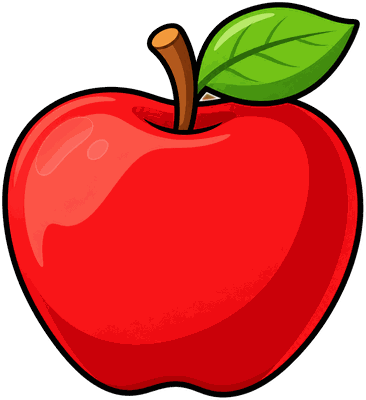
#> input picture assets/props/apple.png, 366 x 400 px; its folder holds only this picture in this run
$ python props_sheet.py ../assets/props/apple.png
#> lines starting #> are read from the running program, lines starting #| are printed output that depends on the picture
# -*- coding: utf-8 -*-
"""Asset sheets of the props (for reviewers; not used by the app).

docs/assets_sheets/A2_props.jpg        every prop with its file name
docs/assets_sheets/A5_props_matte.jpg  before / after of the props changed since a git revision (default HEAD):
                                       left = before, right = now
usage: python tools/props_sheet.py [--since <rev>]
"""
import os, sys, glob, subprocess, io
from PIL import Image, ImageDraw, ImageFont

ROOT = os.path.dirname(os.path.dirname(os.path.abspath(__file__)))
OUT = os.path.join(ROOT, 'docs', 'assets_sheets')
BG = (250, 246, 238)
INK = (43, 33, 24)


def font(sz):
    for f in ('C:/Windows/Fonts/arial.ttf', '/System/Library/Fonts/Helvetica.ttc', '/usr/share/fonts/truetype/dejavu/DejaVuSans.ttf'):
        try:
            return ImageFont.truetype(f, sz)
        except Exception:
            pass
    return ImageFont.load_default()


def cell(im, s):
    im = im.convert('RGBA'); im.thumbnail((s - 8, s - 8), Image.LANCZOS)
    c = Image.new('RGB', (s, s), (255, 255, 255))
    c.paste(im, ((s - im.width) // 2, (s - im.height) // 2), im)
    ImageDraw.Draw(c).rectangle((0, 0, s - 1, s - 1), outline=(60, 60, 60))
    return c


def all_props():
    files = sorted(glob.glob(os.path.join(ROOT, 'assets', 'props', '*.png')))
    s, cols, lab = 150, 10, 34
    rows = (len(files) + cols - 1) // cols
    S = Image.new('RGB', (cols * (s + 12) + 12, rows * (s + lab) + 12), BG)
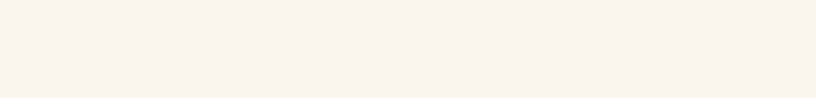
#> S: PIL image 1632x196 RGB (shown at 1/2 size); mean R, G, B 250, 246, 238
    d = ImageDraw.Draw(S); f = font(17)
    for i, p in enumerate(files):
        r, c = divmod(i, cols)
        x, y = 12 + c * (s + 12), 12 + r * (s + lab)
        S.paste(cell(Image.open(p), s), (x, y))
#> in cell, im is the input picture: PIL image 366x400 RGBA; mean R, G, B, A 146.2, 28.7, 18.5, 184.8
#> in cell, `im.thumbnail((s - 8, s - 8), Image.LANCZOS)`:
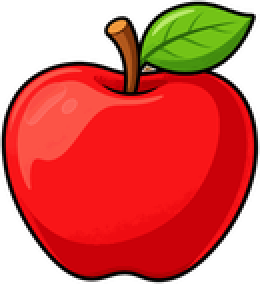
#> im: PIL image 130x142 RGBA (shown 2 times larger); mean R, G, B, A 146.5, 28.9, 18.5, 184.8; transparent parts drawn white
#> in cell, `c = Image.new('RGB', (s, s), (255, 255, 255))`: c: PIL image 150x150 RGB; every value is 255
#> in cell, `c.paste(im, ((s - im.width) // 2, (s - im.height) // 2), im)`:
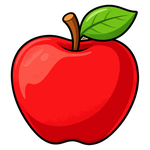
#> c: PIL image 150x150 RGB; mean R, G, B 222.7, 126.2, 117.7
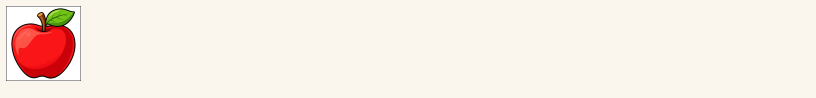
#> S: PIL image 1632x196 RGB (shown at 1/2 size); mean R, G, B 247.7, 237.2, 229.2
        d.text((x + 2, y + s + 6), os.path.basename(p), fill=INK, font=f)
    S.save(os.path.join(OUT, 'A2_props.jpg'), quality=86)
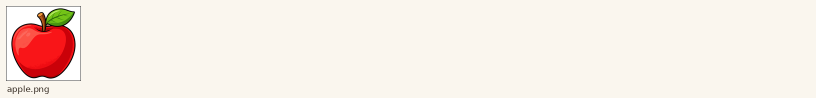
#> saved as A2_props.jpg: PIL image 1632x196 RGB (shown at 1/2 size); mean R, G, B 247.5, 237, 229
    print('A2_props.jpg', len(files))


def before_after(rev):
    out = subprocess.run(['git', 'diff', '--name-only', rev, '--', 'assets/props'], cwd=ROOT, capture_output=True, text=True).stdout.split()
    if not out:
        print('no prop changed since', rev)
        return
    s, cols, lab = 150, 4, 34
    rows = (len(out) + cols - 1) // cols
    S = Image.new('RGB', (cols * (2 * s + 30) + 12, rows * (s + lab) + 12), BG)
    d = ImageDraw.Draw(S); f = font(17)
    for i, rel in enumerate(sorted(out)):
        old = Image.open(io.BytesIO(subprocess.run(['git', 'show', rev + ':' + rel], cwd=ROOT, capture_output=True).stdout))
        new = Image.open(os.path.join(ROOT, rel))
        r, c = divmod(i, cols)
        x, y = 12 + c * (2 * s + 30), 12 + r * (s + lab)
        S.paste(cell(old, s), (x, y)); S.paste(cell(new, s), (x + s + 4, y))
        d.text((x + 2, y + s + 6), os.path.basename(rel) + '  before | after', fill=INK, font=f)
    S.save(os.path.join(OUT, 'A5_props_matte.jpg'), quality=84)
    print('A5_props_matte.jpg', len(out))


if __name__ == '__main__':
    all_props()
    before_after(sys.argv[sys.argv.index('--since') + 1] if '--since' in sys.argv else 'HEAD')
#> (the call stopped at in before_after, `out = subprocess.run(['git', 'diff', '--name-only', rev, '--', 'assets..`: subprocess is not available in this run)

$ run again, on assets/props/basket.png
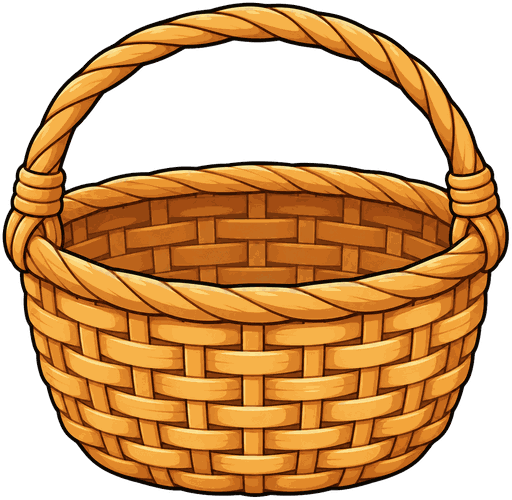
#> input picture assets/props/basket.png, 512 x 500 px
#> in cell, im is the input picture: PIL image 512x500 RGBA; mean R, G, B, A 117.7, 73.8, 27.4, 159.1
#> im: PIL image 142x139 RGBA
#> in cell, `c.paste(im, ((s - im.width) // 2, (s - im.height) // 2), im)`:
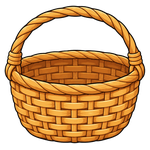
#> c: PIL image 150x150 RGB; mean R, G, B 217.5, 179.2, 138.6
#> in all_props, `S.save(os.path.join(OUT, 'A2_props.jpg'), quality=86)`:
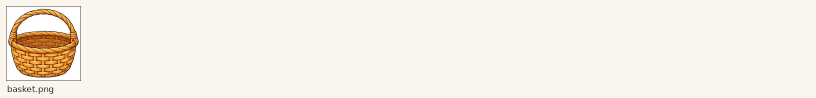
#> saved as A2_props.jpg: PIL image 1632x196 RGB (shown at 1/2 size); mean R, G, B 247.1, 240.7, 230.4

$ run again, on assets/props/battery.png
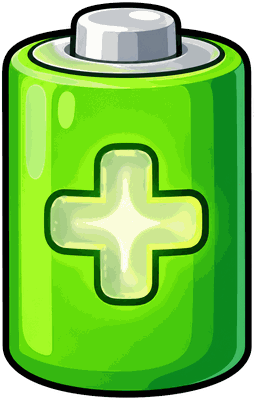
#> input picture assets/props/battery.png, 254 x 400 px
#> in cell, im is the input picture: PIL image 254x400 RGBA; mean R, G, B, A 94.2, 165.6, 50.7, 227.7
#> im: PIL image 90x142 RGBA
#> in cell, `c.paste(im, ((s - im.width) // 2, (s - im.height) // 2), im)`:
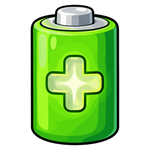
#> c: PIL image 150x150 RGB; mean R, G, B 178.9, 219.4, 154.1
#> in all_props, `S.save(os.path.join(OUT, 'A2_props.jpg'), quality=86)`:
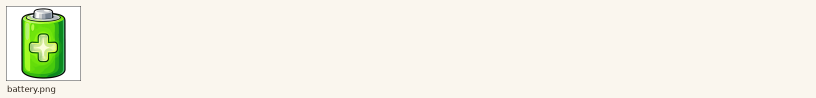
#> saved as A2_props.jpg: PIL image 1632x196 RGB (shown at 1/2 size); mean R, G, B 244.4, 243.5, 231.5

$ run again, on assets/props/beachball.png
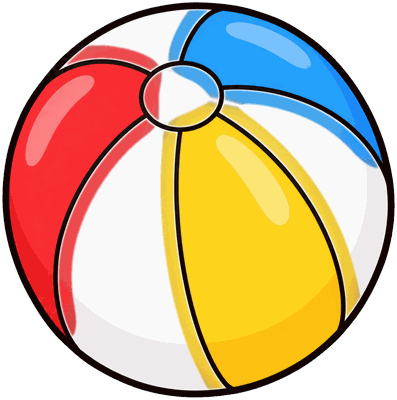
#> input picture assets/props/beachball.png, 397 x 400 px
#> in cell, im is the input picture: PIL image 397x400 RGBA; mean R, G, B, A 153.4, 127.1, 94.9, 195.2
#> im: PIL image 141x142 RGBA
#> in cell, `c.paste(im, ((s - im.width) // 2, (s - im.height) // 2), im)`:
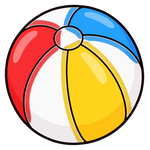
#> c: PIL image 150x150 RGB; mean R, G, B 217.1, 193.8, 165
#> in all_props, `S.save(os.path.join(OUT, 'A2_props.jpg'), quality=86)`:
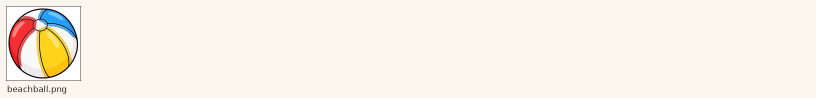
#> saved as A2_props.jpg: PIL image 1632x196 RGB (shown at 1/2 size); mean R, G, B 247.1, 241.7, 232.2
